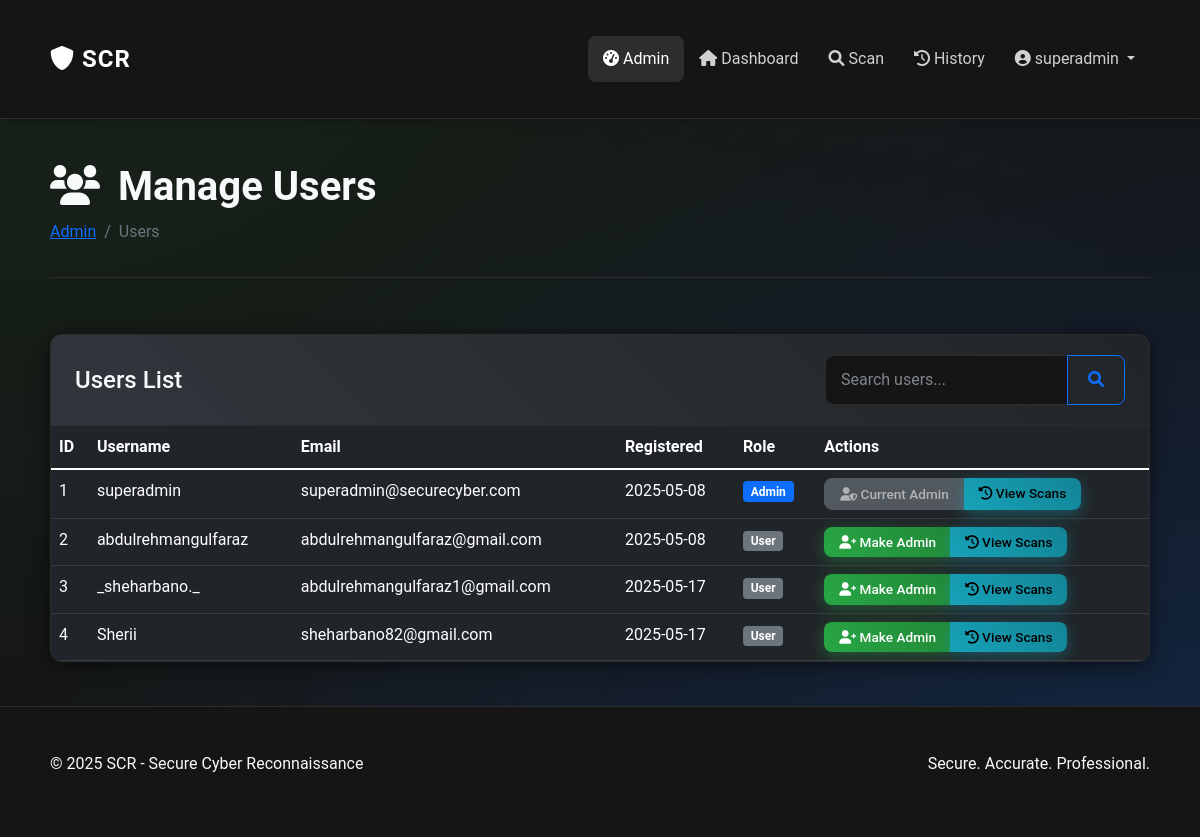
The app's page /admin/users (signed in) with its own data.
### models.py (models this page shows, shortened)
class User(UserMixin, db.Model):
    id = db.Column(db.Integer, primary_key=True)
    username = db.Column(db.String(64), unique=True, nullable=False)
    email = db.Column(db.String(120), unique=True, nullable=False)
    password_hash = db.Column(db.String(256), nullable=False)
    encrypted_email = db.Column(db.LargeBinary, nullable=True)
    encrypted_username = db.Column(db.LargeBinary, nullable=True)
    created_at = db.Column(db.DateTime, default=datetime.utcnow)
    is_admin = db.Column(db.Boolean, default=False)
    scans = db.relationship('ScanHistory', backref='user', lazy=True, cascade="all, delete-orphan")

### admin.py (the view)
@bp.route('/users')
@login_required
def users():
    page = request.args.get('page', 1, type=int)
    users = User.query.paginate(page=page, per_page=10, error_out=False)
    return render_template('admin/users.html', users=users)

### admin.py (called while the page is built)
@bp.before_request
def check_admin():
    if not current_user.is_authenticated:
        return redirect(url_for('auth.login', next=request.url))
    if not current_user.is_admin:
        flash('Admin access required', 'danger')
        return redirect(url_for('scan.dashboard'))

### app.py (called while the page is built)
    @login_manager.user_loader
    def load_user(user_id):
        return User.query.get(int(user_id))

### templates/admin/users.html (shortened to what this page needs)
{% extends "base.html" %}
{% block content %}
<div class="admin-container">
    <div class="row mb-4">
        <div class="col-12">
            <div class="admin-header" data-aos="fade-down">
                <h1><i class="fas fa-users me-2"></i> Manage Users</h1>
                <nav aria-label="breadcrumb">
                    <ol class="breadcrumb">
                        <li class="breadcrumb-item"><a href="{{ url_for('admin.dashboard') }}">Admin</a></li>
                        <li class="breadcrumb-item active" aria-current="page">Users</li>
                    </ol>
                </nav>
            </div>
        </div>
    </div>
    <div class="row">
        <div class="col-12">
            <div class="card bg-gradient-dark" data-aos="fade-up">
                <div class="card-header bg-transparent">
                    <div class="d-flex justify-content-between align-items-center">
                        <h4 class="mb-0">Users List</h4>
                        <div class="input-group" style="max-width: 300px;">
                            <input type="text" class="form-control bg-dark text-light" id="searchUsers" placeholder="Search users...">
                            <button class="btn btn-outline-primary" type="button">
                                <i class="fas fa-search"></i>
                            </button>
                        </div>
                    </div>
                </div>
                <div class="card-body p-0">
                    <div class="table-responsive">
                        <table class="table table-dark table-hover mb-0">
                            <thead>
                                <tr>
                                    <th>ID</th>
                                    <th>Username</th>
                                    <th>Email</th>
                                    <th>Registered</th>
                                    <th>Role</th>
                                    <th>Actions</th>
                                </tr>
                            </thead>
                            <tbody>
                                {% if users.items %}
                                    {% for user in users.items %}
                                        <tr>
                                            <td>{{ user.id }}</td>
                                            <td>{{ user.username }}</td>
                                            <td>{{ user.email }}</td>
                                            <td>{{ user.created_at.strftime('%Y-%m-%d') }}</td>
                                            <td>
                                                {% if user.is_admin %}
                                                    <span class="badge bg-primary">Admin</span>
                                                {% else %}
                                                    <span class="badge bg-secondary">User</span>
                                                {% endif %}
                                            </td>
                                            <td>
                                                <div class="btn-group">
                                                    {% if user.is_admin %}
                                                        {% if current_user.id != user.id %}
                                                            <button type="button" class="btn btn-sm btn-danger" data-bs-toggle="modal" data-bs-target="#removeAdminModal{{ user.id }}">
                                                                <i class="fas fa-user-minus"></i> Remove Admin
                                                            </button>
                                                        {% else %}
                                                            <button type="button" class="btn btn-sm btn-secondary" disabled>
                                                                <i class="fas fa-user-shield"></i> Current Admin
                                                            </button>
                                                        {% endif %}
                                                    {% else %}
                                                        <button type="button" class="btn btn-sm btn-success" data-bs-toggle="modal" data-bs-target="#makeAdminModal{{ user.id }}">
                                                            <i class="fas fa-user-plus"></i> Make Admin
                                                        </button>
                                                    {% endif %}
                                                    <a href="#" class="btn btn-sm btn-info">
                                                        <i class="fas fa-history"></i> View Scans
                                                    </a>
                                                </div>
                                            </td>
                                        </tr>
                                    {% endfor %}
                                {% else %}
                                    <tr>
                                        <td colspan="6" class="text-center">No users found</td>
                                    </tr>
                                {% endif %}
                            </tbody>
                        </table>
                    </div>
                </div>
            </div>
        </div>
    </div>
</div>
{% endblock %}

### templates/base.html (shortened to what this page needs)
<!DOCTYPE html>
<html lang="en">
<head>
    <link href="https://cdn.jsdelivr.net/npm/bootstrap@5.1.3/dist/css/bootstrap.min.css" rel="stylesheet">
    <link rel="stylesheet" href="https://cdnjs.cloudflare.com/ajax/libs/font-awesome/6.0.0/css/all.min.css">
    <link rel="stylesheet" href="https://cdnjs.cloudflare.com/ajax/libs/animate.css/4.1.1/animate.min.css">
    <link href="https://unpkg.com/aos@2.3.1/dist/aos.css" rel="stylesheet">
    <link rel="stylesheet" href="{{ url_for('static', filename='css/style.css') }}">
    <link rel="stylesheet" href="{{ url_for('static', filename='css/animations.css') }}">
</head>
<body class="bg-dark text-light">
    <nav class="navbar navbar-expand-lg navbar-dark bg-dark">
        <div class="container">
            <a class="navbar-brand" href="{{ url_for('auth.index') }}">
                <i class="fas fa-shield-alt pulse"></i> SCR
            </a>
            <div class="collapse navbar-collapse" id="navbarNav">
                <ul class="navbar-nav ms-auto">
                    {% if current_user.is_authenticated %}
                        {% if current_user.is_admin %}
                            <li class="nav-item">
                                <a class="nav-link {% if request.path.startswith('/admin') %}active{% endif %}" href="{{ url_for('admin.dashboard') }}">
                                    <i class="fas fa-tachometer-alt"></i> Admin
                                </a>
                            </li>
                        {% endif %}
                        <li class="nav-item">
                            <a class="nav-link {% if request.path == url_for('scan.dashboard') %}active{% endif %}" href="{{ url_for('scan.dashboard') }}">
                                <i class="fas fa-home"></i> Dashboard
                            </a>
                        </li>
                        <li class="nav-item">
                            <a class="nav-link {% if request.path == url_for('scan.scan') %}active{% endif %}" href="{{ url_for('scan.scan') }}">
                                <i class="fas fa-search"></i> Scan
                            </a>
                        </li>
                        <li class="nav-item">
                            <a class="nav-link {% if request.path == url_for('scan.history') %}active{% endif %}" href="{{ url_for('scan.history') }}">
                                <i class="fas fa-history"></i> History
                            </a>
                        </li>
                        <li class="nav-item dropdown">
                            <a class="nav-link dropdown-toggle" href="#" id="navbarDropdown" role="button" data-bs-toggle="dropdown" aria-expanded="false">
                                <i class="fas fa-user-circle"></i> {{ current_user.username }}
                            </a>
                        </li>
                    {% endif %}
                </ul>
            </div>
        </div>
    </nav>
    <div class="container my-4">
        {% block content %}{% endblock %}
    </div>
    <footer class="footer py-4 mt-auto bg-dark text-light">
        <div class="container">
            <div class="row">
                <div class="col-md-6">
                    <p>&copy; <span class="copyright-year"></span> SCR - Secure Cyber Reconnaissance</p>
                </div>
                <div class="col-md-6 text-md-end">
                    <p>Secure. Accurate. Professional.</p>
                </div>
            </div>
        </div>
    </footer>
</body>
</html>

### static/css/style.css (style rules this page uses)
:root { --primary: #0d6efd; --secondary: #6c757d; --success: #28a745; --info: #17a2b8; --warning: #ffc107; --danger: #dc3545; --light: #f8f9fa; --dark: #212529; --darker: #151515; --body-bg: #121212; --card-bg: #1e1e1e; --text-light: #f8f9fa; --text-muted: #adb5bd; --border-color: #2d2d2d; --box-shadow: 0 4px 20px rgba(0, 0, 0, 0.5); --gradient-primary: linear-gradient(45deg, #0d6efd, #0a58ca); --gradient-secondary: linear-gradient(45deg, #6c757d, #495057); --gradient-success: linear-gradient(45deg, #28a745, #218838); --gradient-danger: linear-gradient(45deg, #dc3545, #c82333); --gradient-warning: linear-gradient(45deg, #ffc107, #e0a800); --gradient-info: linear-gradient(45deg, #17a2b8, #138496); --gradient-dark: linear-gradient(45deg, #343a40, #212529); --glassmorphism: rgba(30, 30, 30, 0.7); --glassmorphism-border: 1px solid rgba(255, 255, 255, 0.125); --glassmorphism-filter: blur(10px); --transition-speed: 0.3s; }
body { background-color: var(--body-bg); color: var(--text-light); font-family: 'Roboto', 'Segoe UI', sans-serif; line-height: 1.6; min-height: 100vh; display: flex; flex-direction: column; position: relative; }
body::before { content: ""; position: fixed; top: 0; left: 0; width: 100%; height: 100%; background: radial-gradient(ellipse at bottom right, rgba(13, 110, 253, 0.2), transparent 70%), radial-gradient(ellipse at top left, rgba(40, 167, 69, 0.1), transparent 70%); z-index: -1; pointer-events: none; }
.bg-dark { background-color: var(--darker) !important; }
.container { padding: 20px; }
.footer { margin-top: auto; border-top: 1px solid var(--border-color); }
.navbar { border-bottom: 1px solid var(--border-color); box-shadow: 0 2px 10px rgba(0, 0, 0, 0.2); padding: 15px 0; }
.navbar-brand { font-weight: 700; font-size: 1.5rem; letter-spacing: 1px; }
.navbar-dark .navbar-nav .nav-link { color: rgba(255, 255, 255, 0.8); padding: 10px 15px; border-radius: 8px; transition: all 0.3s ease; }
.navbar-dark .navbar-nav .nav-link:hover, .navbar-dark .navbar-nav .nav-link.active { color: #fff; background-color: rgba(255, 255, 255, 0.1); }
.card { background-color: var(--card-bg); border: 1px solid var(--border-color); border-radius: 12px; box-shadow: var(--box-shadow); overflow: hidden; transition: all 0.3s ease; }
.card-header { border-bottom: 1px solid var(--border-color); padding: 1.25rem 1.5rem; }
.card-body { padding: 1.5rem; }
.bg-gradient-dark { background: var(--gradient-dark); }
.btn { padding: 10px 20px; border-radius: 8px; font-weight: 500; transition: all 0.3s ease; position: relative; overflow: hidden; }
.btn-sm { padding: 5px 15px; font-size: 0.85rem; }
.btn-success { background: var(--gradient-success); border: none; box-shadow: 0 4px 15px rgba(40, 167, 69, 0.4); }
.btn-info { background: var(--gradient-info); border: none; box-shadow: 0 4px 15px rgba(23, 162, 184, 0.4); }
.btn-outline-primary { border-color: var(--primary); color: var(--primary); }
.form-control, .form-select { padding: 12px 15px; background-color: var(--darker); border: 1px solid var(--border-color); color: var(--text-light); border-radius: 8px; transition: all 0.3s ease; }
.form-control::placeholder { color: var(--text-muted); opacity: 0.7; }
.admin-header { margin-bottom: 2rem; padding-bottom: 1rem; border-bottom: 1px solid var(--border-color); }
.admin-header h1 { font-weight: 700; margin-bottom: 0.5rem; }

### static/css/animations.css (style rules this page uses)
.pulse { animation: pulse 1.5s infinite; }

### records on screen
User: username "superadmin", id "1", email "superadmin@securecyber.com", created_at "2025-05-08", is_admin "Admin"
User: id "2", username "abdulrehmangulfaraz", email "abdulrehmangulfaraz@gmail.com", created_at "2025-05-08", is_admin "User"
User: id "3", username "_sheharbano._", email "abdulrehmangulfaraz1@gmail.com", created_at "2025-05-17", is_admin "User"
User: id "4", username "Sherii", email "sheharbano82@gmail.com", created_at "2025-05-17", is_admin "User"
